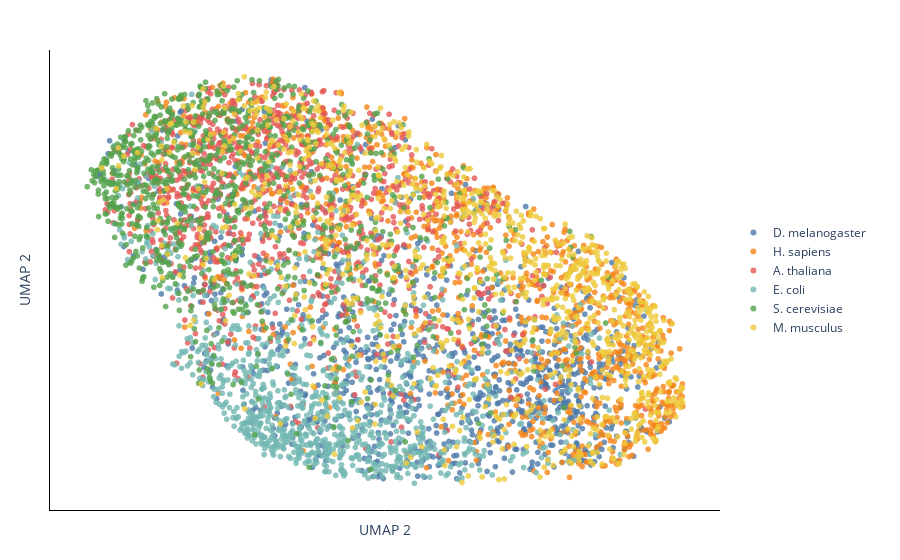

Here is the notebook cell this chart was saved with:
### Code cell
fig = plot_umap(test_emb_ft, te_labels, seed=SEED)
save_plotly(
    fig,
    "umap_embeddings_ft-model",
    xaxis_attr_dict,
    yaxis_attr_dict,
    PLOTLY_LEGEND_ATTR_DICT,
)

### Figure 1 — Plotly figure (JSON) as saved in the notebook; plotly's stock layout.template omitted (floating-point values rounded to 4 significant figures; data arrays with more than 128 entries replaced by an {"elided": "..."} marker saying what was removed)
{"data": [{"hoverinfo": "text", "hovertext": {"elided": "1000 str values"}, "marker": {"line": {"width": 0}, "opacity": 0.8, "size": 6}, "mode": "markers", "name": "D. melanogaster", "type": "scattergl", "x": {"elided": "1000 float values"}, "y": {"elided": "1000 float values"}}, {"hoverinfo": "text", "hovertext": {"elided": "1000 str values"}, "marker": {"line": {"width": 0}, "opacity": 0.8, "size": 6}, "mode": "markers", "name": "H. sapiens", "type": "scattergl", "x": {"elided": "1000 float values"}, "y": {"elided": "1000 float values"}}, {"hoverinfo": "text", "hovertext": {"elided": "1000 str values"}, "marker": {"line": {"width": 0}, "opacity": 0.8, "size": 6}, "mode": "markers", "name": "A. thaliana", "type": "scattergl", "x": {"elided": "1000 float values"}, "y": {"elided": "1000 float values"}}, {"hoverinfo": "text", "hovertext": {"elided": "1000 str values"}, "marker": {"line": {"width": 0}, "opacity": 0.8, "size": 6}, "mode": "markers", "name": "E. coli", "type": "scattergl", "x": {"elided": "1000 float values"}, "y": {"elided": "1000 float values"}}, {"hoverinfo": "text", "hovertext": {"elided": "1000 str values"}, "marker": {"line": {"width": 0}, "opacity": 0.8, "size": 6}, "mode": "markers", "name": "S. cerevisiae", "type": "scattergl", "x": {"elided": "1000 float values"}, "y": {"elided": "1000 float values"}}, {"hoverinfo": "text", "hovertext": {"elided": "1000 str values"}, "marker": {"line": {"width": 0}, "opacity": 0.8, "size": 6}, "mode": "markers", "name": "M. musculus", "type": "scattergl", "x": {"elided": "1000 float values"}, "y": {"elided": "1000 float values"}}], "layout": {"colorway": ["#4C78A8", "#F58518", "#E45756", "#72B7B2", "#54A24B", "#EECA3B", "#B279A2", "#FF9DA6", "#9D755D", "#BAB0AC"], "legend": {"orientation": "v", "x": 1.02, "xanchor": "left", "y": 0.5, "yanchor": "middle"}, "margin": {"b": 50, "l": 50, "r": 180, "t": 50}, "xaxis": {"linecolor": "black", "linewidth": 1, "showgrid": false, "showline": true, "showticklabels": false, "ticks": "", "title": {"text": "UMAP 2"}, "zeroline": false}, "yaxis": {"linecolor": "black", "linewidth": 1, "showgrid": false, "showline": true, "showticklabels": false, "ticks": "", "title": {"text": "UMAP 2"}, "zeroline": false}}}
